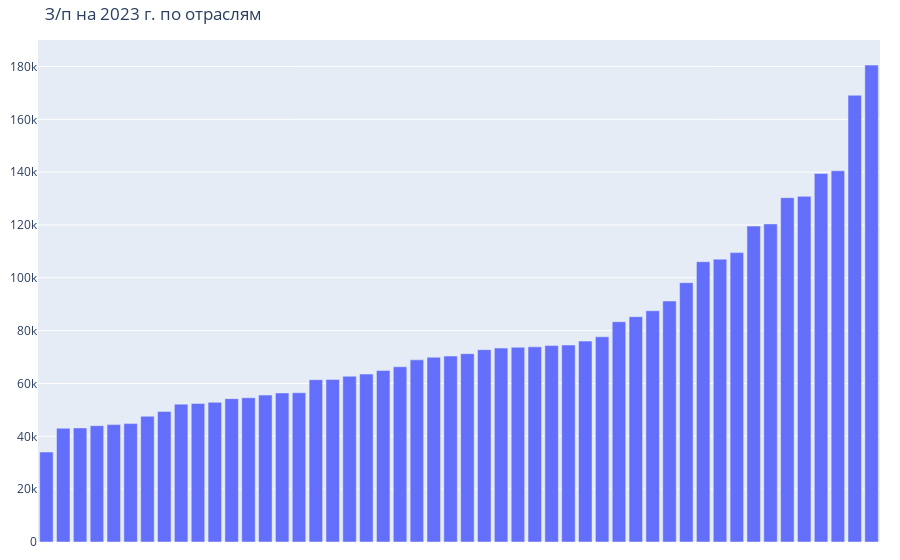

Notebook code for this chart:
### Code cell
minmax = new_data[['Отрасль', '2023']]
minmax = minmax.set_index('Отрасль')
minmax = minmax['2023'].sort_values()

fig = go.Figure()
fig.add_trace(go.Bar(x=minmax.index, y=minmax.array))
fig.update_layout(title='З/п на 2023 г. по отраслям', xaxis_visible=False,
                  margin=dict(l=20,r=20,b=10,t=40))

### Figure 1 — Plotly figure (JSON) as saved in the notebook; plotly's stock layout.template omitted (floating-point values rounded to 4 significant figures)
{"data": [{"type": "bar", "x": ["Производство одежды", "Производство мебели", "Деятельность гостиниц и предприятий общественного питания", "Производство кожи и изделий из кожи", "Обработка древесины и производство изделий из дерева и пробки, кроме мебели, производство изделий из соломки и материалов для плетения", "Производство текстильных изделий", "Растениеводство и животноводство, охота и предоставление соответствующих услуг в этих областях", "Деятельность административная и сопутствующие дополнительные услуги", "Водоснабжение; водоотведение, организация сбора и утилизации отходов, деятельность по ликвидации загрязнений", "Лесоводство и лесозаготовки", "Сельское, лесное хозяйство, охота, рыболовство и рыбоводство", "Образование", "Деятельность по операциям с недвижимым имуществом", "Деятельность полиграфическая и копирование носителей информации", "Производство прочих готовых изделий", "Производство пищевых продуктов", "Производство резиновых и пластмассовых изделий", "Здравоохранение и предоставление социальных услуг", "Производство прочей неметаллической минеральной продукции", "Оптовая и розничная торговля; ремонт автотранспортных средств, мотоциклов, бытовых изделий и предметов личного пользования", "Деятельность в области культуры, спорта, организации досуга и развлечений", "Производство напитков", "Строительство", "Производство готовых металлических изделий, кроме машин о оборудования", "Производство автотранспортных средств, прицепов и полуприцепов", "Обрабатывающие производства", "Производство электрического оборудования", "Производство бумаги и бумажных изделий", "Средняя", "Государственное управление и обеспечение военной безопасности; социальное страхование", "Обеспечение электрической энергией, газом и паром; кондиционирование воздуха", "Производство машин и оборудования, не включенных в другие группировки", "Транспортировка и хранение", "Ремонт и монтаж машин и оборудования", "Производство прочих транспортных средств и оборудования", "Производство металлургическое", "Производство химических веществ и химических продуктов", "Производство компьютеров, электронных и оптических изделий", "Производство лекарственных средств и материалов, применяемых в медицинских целях", "Добыча угля", "Деятельность профессиональная,научная и техническая", "Производство кокса и нефтепродуктов", "Добыча металлических руд", "Из нее научные исследования и разработки", "Деятельность в области информации и связи", "Добыча полезных ископаемых", "Рыболовство и рыбоводство", "Производство табачных изделий", "Финансовая деятельность", "Добыча нефти и природного газа"], "y": [34050.0, 43040.0, 43190.0, 44040.0, 44430.0, 44820.0, 47580.0, 49380.0, 52180.0, 52420.0, 52870.0, 54260.0, 54610.0, 55610.0, 56420.0, 56500.0, 61420.0, 61490.0, 62740.0, 63570.0, 64930.0, 66330.0, 68940.0, 69930.0, 70380.0, 71270.0, 72790.0, 73402, 73710.0, 73860.0, 74350.0, 74550.0, 76040.0, 77690.0, 83380.0, 85280.0, 87530.0, 91220.0, 98160.0, 106100.0, 107100.0, 109541, 119600.0, 120393, 130300.0, 130800.0, 139520, 140500.0, 169100.0, 180500.0]}], "layout": {"margin": {"b": 10, "l": 20, "r": 20, "t": 40}, "title": {"text": "З/п на 2023 г. по отраслям"}, "xaxis": {"visible": false}}}
